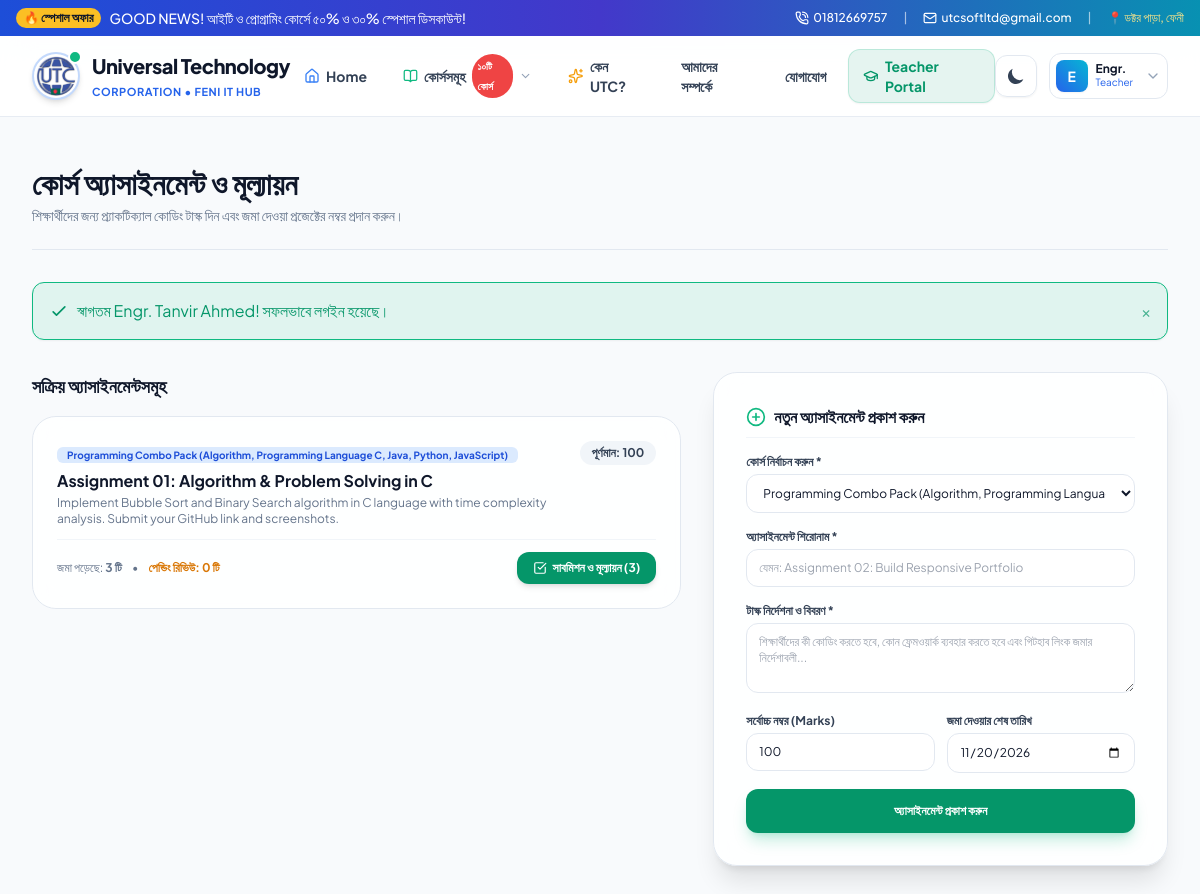
The page /teacher/assignments.php (signed in) on the database its author committed.
### tables this page shows
CREATE TABLE users (
        id INTEGER PRIMARY KEY AUTOINCREMENT,
        name TEXT NOT NULL,
        email TEXT UNIQUE NOT NULL,
        password TEXT NOT NULL,
        phone TEXT,
        role TEXT NOT NULL DEFAULT 'student', -- 'admin', 'teacher', 'student'
        avatar TEXT,
        bio TEXT,
        created_at DATETIME DEFAULT CURRENT_TIMESTAMP
    );

CREATE TABLE assignments (
        id INTEGER PRIMARY KEY AUTOINCREMENT,
        course_id INTEGER NOT NULL,
        title TEXT NOT NULL,
        description TEXT,
        max_marks INTEGER DEFAULT 100,
        due_date DATE,
        created_by INTEGER,
        created_at DATETIME DEFAULT CURRENT_TIMESTAMP,
        FOREIGN KEY (course_id) REFERENCES courses(id) ON DELETE CASCADE,
        FOREIGN KEY (created_by) REFERENCES users(id) ON DELETE SET NULL
    );

### teacher/assignments.php (the view, shortened to what the rows shown need)
<?php
require_once __DIR__ . '/../config/database.php';
require_once __DIR__ . '/../config/auth.php';
require_once __DIR__ . '/../config/helpers.php';
$user = getCurrentUser();
$stmt = $pdo->prepare("SELECT a.*, c.title as course_title,
                              (SELECT COUNT(*) FROM submissions WHERE assignment_id = a.id) as total_submissions,
                              (SELECT COUNT(*) FROM submissions WHERE assignment_id = a.id AND marks_obtained IS NULL) as pending_reviews
                       FROM assignments a
                       JOIN courses c ON a.course_id = c.id
                       WHERE c.teacher_id = ?
                       ORDER BY a.id DESC");
$stmt->execute([$user['id']]);
$assignments = $stmt->fetchAll();
require_once __DIR__ . '/../includes/header.php';
require_once __DIR__ . '/../includes/navbar.php';
?>
<div class="py-12 bg-slate-50 dark:bg-[#080d1a] min-h-[calc(100vh-80px)] transition-colors duration-300">
    <div class="max-w-7xl mx-auto px-4 sm:px-6 lg:px-8 space-y-8">
        <div class="flex flex-col sm:flex-row items-start sm:items-center justify-between gap-4 pb-6 border-b border-slate-200 dark:border-slate-800">
            <div>
                <h1 class="text-2xl sm:text-3xl font-extrabold text-slate-900 dark:text-white">
                    কোর্স অ্যাসাইনমেন্ট ও মূল্যায়ন
                </h1>
            </div>
        </div>
        <div class="grid grid-cols-1 lg:grid-cols-12 gap-8 items-start">
            <div class="lg:col-span-7 space-y-4">
                <h2 class="text-lg font-bold text-slate-900 dark:text-white">
                    সক্রিয় অ্যাসাইনমেন্টসমূহ
                </h2>
                <?php if (empty($assignments)): ?>
                    <div class="p-8 rounded-3xl glass-panel border border-slate-200 dark:border-slate-800 text-center text-xs text-slate-500">
                        এখনো কোনো অ্যাসাইনমেন্ট তৈরি করা হয়নি। ডানপাশের ফর্ম থেকে নতুন অ্যাসাইনমেন্ট তৈরি করুন।
                    </div>
                <?php else: ?>
                    <div class="space-y-4">
                        <?php foreach ($assignments as $asg): ?>
                            <div class="p-6 rounded-3xl glass-panel border border-slate-200 dark:border-slate-800 space-y-3 hover:border-emerald-500/40 transition">
                                <div class="flex items-start justify-between gap-2">
                                    <div>
                                        <span class="px-2.5 py-0.5 rounded-md text-[10px] font-bold bg-blue-100 dark:bg-blue-900/60 text-blue-700 dark:text-blue-300">
                                            <?= sanitize($asg['course_title']) ?>
                                        </span>
                                        <h3 class="text-base font-bold text-slate-900 dark:text-white mt-1">
                                            <?= sanitize($asg['title']) ?>
                                        </h3>
                                        <p class="text-xs text-slate-500 mt-0.5"><?= sanitize($asg['description']) ?></p>
                                    </div>
                                    <span class="px-3 py-1 rounded-full text-xs font-bold bg-slate-100 dark:bg-slate-800 text-slate-700 dark:text-slate-300 shrink-0">
                                        পূর্ণমান: <?= $asg['max_marks'] ?>
                                    </span>
                                </div>
                                <div class="pt-3 border-t border-slate-100 dark:border-slate-800 flex items-center justify-between text-xs">
                                    <div class="space-x-2 text-slate-500">
                                        <span>জমা পড়েছে: <strong><?= $asg['total_submissions'] ?> টি</strong></span>
                                        <span>•</span>
                                        <span class="text-amber-600 font-bold">পেন্ডিং রিভিউ: <?= $asg['pending_reviews'] ?> টি</span>
                                    </div>
                                    <a href="submissions.php?assignment_id=<?= $asg['id'] ?>" class="px-4 py-2 rounded-xl bg-emerald-600 hover:bg-emerald-500 text-white font-bold transition flex items-center gap-1.5 shadow-md">
                                        <i data-lucide="check-square" class="w-3.5 h-3.5"></i> সাবমিশন ও মূল্যায়ন (<?= $asg['total_submissions'] ?>)
                                    </a>
                                </div>
                            </div>
                        <?php endforeach; ?>
                    </div>
                <?php endif; ?>
            </div>
        </div>
    </div>
</div>
<?php require_once __DIR__ . '/../includes/footer.php'; ?>

### includes/navbar.php (shortened to what the rows shown need)
<?php
$currentUser = getCurrentUser();
?>
<header class="sticky top-0 z-50 glass-nav transition-colors duration-300">
    <div class="max-w-7xl mx-auto px-4 sm:px-6 lg:px-8">
        <div class="flex items-center justify-between h-20">
            <div class="flex items-center space-x-3">
                <?php if ($currentUser): ?>
                    <div class="relative group">
                        <button type="button" class="flex items-center gap-2 p-1.5 rounded-xl border border-slate-200 dark:border-slate-700/60 bg-white dark:bg-slate-800 text-left focus:outline-none group-hover:border-blue-500/50 group-hover:ring-2 group-hover:ring-blue-500/20 transition-all duration-200">
                            <div class="w-8 h-8 rounded-lg bg-gradient-to-tr from-blue-600 to-cyan-500 text-white font-bold text-sm flex items-center justify-center shadow-sm">
                                <?= strtoupper(substr($currentUser['name'], 0, 1)) ?>
                            </div>
                            <div class="hidden sm:block pr-1">
                                <p class="text-xs font-bold text-slate-900 dark:text-white leading-none"><?= sanitize(explode(' ', $currentUser['name'])[0]) ?></p>
                                <p class="text-[10px] text-blue-600 dark:text-cyan-400 capitalize"><?= $currentUser['role'] ?></p>
                            </div>
                            <i data-lucide="chevron-down" class="w-4 h-4 text-slate-400 group-hover:rotate-180 transition-transform duration-200"></i>
                        </button>
                    </div>
                <?php endif; ?>
            </div>
        </div>
    </div>
</header>

### rows shown on the page
users: name "E", name "Engr.", role "Teacher"
assignments: course_title "Programming Combo Pack (Algorithm, Programming Language C, Java, Python, JavaScript)", title "Assignment 01: Algorithm & Problem Solving in C", description "Implement Bubble Sort and Binary Search algorithm in C language with time complexity analysis. Submit your GitHub link and screenshots.", max_marks "100", total_submissions "3", pending_reviews "0"

### other values the page prints
$flash['message'] "স্বাগতম Engr. Tanvir Ahmed! সফলভাবে লগইন হয়েছে।"
form field course_id "Programming Combo Pack (Algorithm, Programming Language C, Java, Python, JavaScript)"
